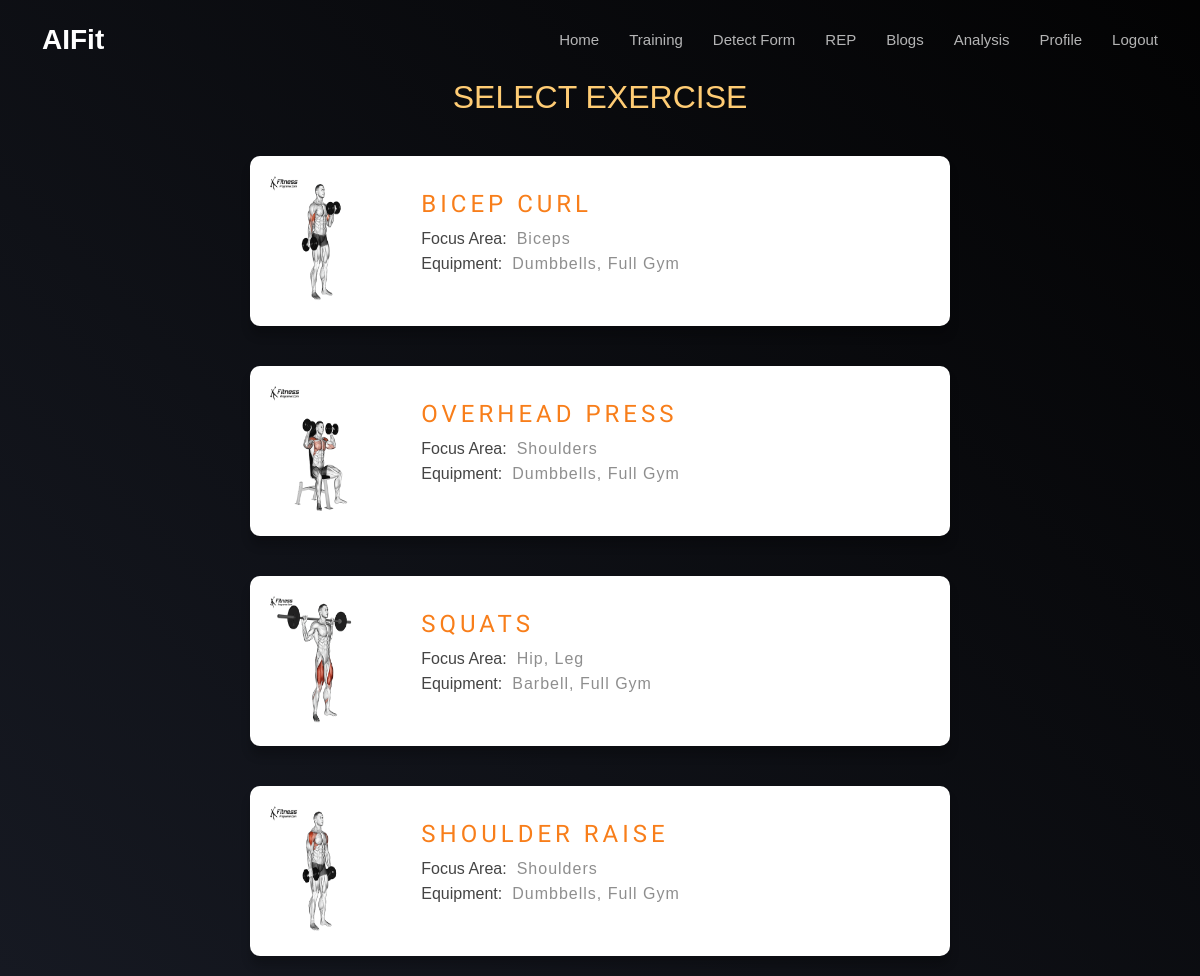
The app's page /trainer/ (signed in) with its own data.
### app/models.py (models this page shows, shortened)
class Trainer_form(models.Model):
    title= models.CharField(max_length=100)
    image=models.FileField(upload_to="Exercise Images/")
    f_area= models.TextField(max_length=100)
    equipment= models.TextField(max_length=100)
    prep= models.TextField(max_length=1000)
    execution= models.TextField(max_length=1000)
    keyTip= models.TextField(max_length=1000)

### app/views.py (the view)
# urls.py: path('trainer/', views.trainer_main, name='trainer_main'),
@login_required(login_url='login')
def trainer_main(request):
    objects=Trainer_form.objects.all()
    context={'objects':objects}
    return render(request,'training/trainer_main.html',context=context)

### app/templates/training/trainer_main.html (shortened to what this page needs)
{% extends "base.html" %}
{% block content %}
{% load static %}
<link rel="stylesheet" href="{%static 'css/training.css'%}">
<div class="courses-container mt-5">
    <div class="title">
        <h3>SELECT EXERCISE</h3>
    </div>
    {% for obj in objects %}
    <div class="course_container">
        <div class="course">
            <div class="course-preview">
                <img src="{{obj.image.url}}" alt="">
            </div>
            <div class="course-info training_section">
                <a href="{% url 'train' obj.id %}">
                    {{obj.title}}
                </a>
                <div class="info">
                    <h4>Focus Area: </h4>
                    <h6> {{obj.f_area}}</h6>
                </div>
                <div class="info">
                    <h4>Equipment: </h4>
                    <h6> {{obj.equipment}}</h6>
                </div>
            </div>
        </div>
    </div>
    {% endfor %}
</div>
{% endblock content %}

### app/templates/base.html (shortened to what this page needs)
<!DOCTYPE html>
{% load static %}
<html lang="en">
<head>
  <link href="https://cdn.jsdelivr.net/npm/bootstrap@5.0.2/dist/css/bootstrap.min.css" rel="stylesheet"
>
  <link href="{% static 'assets/vendor/aos/aos.css' %}" rel="stylesheet">
  <link href="{% static 'assets/vendor/bootstrap/css/bootstrap.min.css' %}" rel="stylesheet">
  <link href="{% static 'assets/vendor/bootstrap-icons/bootstrap-icons.css' %}" rel="stylesheet">
  <link href="{% static 'assets/vendor/boxicons/css/boxicons.min.css' %}" rel="stylesheet">
  <link href="{% static 'assets/vendor/glightbox/css/glightbox.min.css' %}" rel="stylesheet">
  <link href="{% static 'assets/vendor/remixicon/remixicon.css' %}" rel="stylesheet">
  <link href="{% static 'assets/vendor/swiper/swiper-bundle.min.css' %}" rel="stylesheet">
  <link href="{% static 'assets/css/style.css' %}" rel="stylesheet">
  <link href="{% static 'css/base.css' %}" rel="stylesheet">
</head>
<body>
  {% include "navbar.html" %}
  {% block content %}
  {% endblock content %}
</body>
</html>

### app/templates/navbar.html (shortened to what this page needs)
  <header id="header" class="fixed-top d-flex align-items-center header-transparent">
    <div class="container d-flex align-items-center justify-content-between">
      <div class="logo">
        <h1><a href="{% url 'dashboard' %}"><span>AIFit</span></a></h1>
      </div>
      <nav id="navbar" class="navbar">
        <ul>
          <li><a class="nav-link scrollto" href="{% url 'dashboard' %}">Home</a></li>
          <li><a class="nav-link scrollto" href="{% url 'trainer_main' %}">Training</a></li>
          <li><a class="nav-link scrollto" href="{% url 'check_form' %}">Detect Form</a></li>
          <li><a class="nav-link scrollto" href="{% url 'rep_counter_biceps' %}">REP</a></li>
          <li><a class="nav-link scrollto" href="{% url 'blogs' %}">Blogs</a></li>
          <li><a class="nav-link scrollto" href="{% url 'analysis' %}?select_category=0">Analysis</a></li>
          <li><a class="nav-link scrollto" href="{% url 'profile__lookup' request.user.user_details.id %}">Profile</a></li>
          <li><a class="nav-link scrollto" href="{% url 'logout' %}">Logout</a></li>
        </ul>
      </nav>
    </div>
  </header>

### static/assets/css/style.css (style rules this page uses)
body { font-family: "Open Sans", sans-serif; color: #444444; }
a { color: #ff6700; text-decoration: none; }
h1, h2, h3, h4, h5, h6 { font-family: "Montserrat", sans-serif; }
#header { height: 80px; transition: all 0.5s; z-index: 997; transition: all 0.5s; background: rgba(1, 4, 136, 0.9); }
#header.header-transparent { background: transparent; }
#header .logo h1 { font-size: 28px; margin: 0; padding: 0; line-height: 1; font-weight: 700; }
#header .logo h1 a, #header .logo h1 a:hover { color: #fff; text-decoration: none; }
.navbar { padding: 0; }
.navbar ul { margin: 0; padding: 0; display: flex; list-style: none; align-items: center; }
.navbar li { position: relative; }
.navbar a, .navbar a:focus { display: flex; align-items: center; justify-content: space-between; padding: 10px 0 10px 30px; font-size: 15px; font-weight: 500; font-family: "Poppins", sans-serif; color: rgba(255, 255, 255, 0.7); white-space: nowrap; transition: 0.3s; }
.navbar>ul>li>a:before { content: ""; position: absolute; width: 0; height: 2px; bottom: 3px; left: 30px; background-color: #ff6700; visibility: hidden; width: 0px; transition: all 0.3s ease-in-out 0s; }

### static/css/training.css (style rules this page uses)
* { padding: 0; margin: 0; box-sizing: border-box; }
body { background-image: linear-gradient(45deg, #161922, #000000d5); font-family: 'Muli', sans-serif; display: flex; align-items: center; justify-content: center; flex-direction: column; margin: 0; }
.text h1,h3 { color: #ffcc74; font-size: 2rem; margin-bottom: 20px; text-transform: capitalize; }
.title { padding-top: 30px; text-align: center; }
.course-preview img { height: 100%; width: 100%; }
.course { background-color: #fff; border-radius: 10px; box-shadow: 0 10px 10px rgba(0, 0, 0, 0.2); display: flex; margin: 20px; overflow: hidden; width: 700px; }
.course-info .info { display: flex; }
.course h6 { opacity: 0.6; margin: 0; font-size: medium !important; letter-spacing: 1px; margin-left: 10px; }
.course h4 { font-size: medium !important; margin-bottom: 5px; }
.course_container { display: flex; justify-content: center; }
.course-preview { color: #fff; padding: 20px; max-width: 170px; }
.course a { position: relative; display: inline-block; color: #F87E1A; text-transform: uppercase; letter-spacing: 4px; text-decoration: none; font-size: 24px; overflow: hidden; transition: 0.2s; }
.course-info { padding: 30px; position: relative; width: 100%; }

### app/templates/base.html (style rules this page uses)
body { background-color: #111114; }

### records on screen
Trainer_form: image (picture), title "BICEP CURL", f_area "Biceps", equipment "Dumbbells, Full Gym"
Trainer_form: image (picture), title "OVERHEAD PRESS", f_area "Shoulders", equipment "Dumbbells, Full Gym"
Trainer_form: image (picture), title "SQUATS", f_area "Hip, Leg", equipment "Barbell, Full Gym"
Trainer_form: image (picture), title "SHOULDER RAISE", f_area "Shoulders", equipment "Dumbbells, Full Gym"
